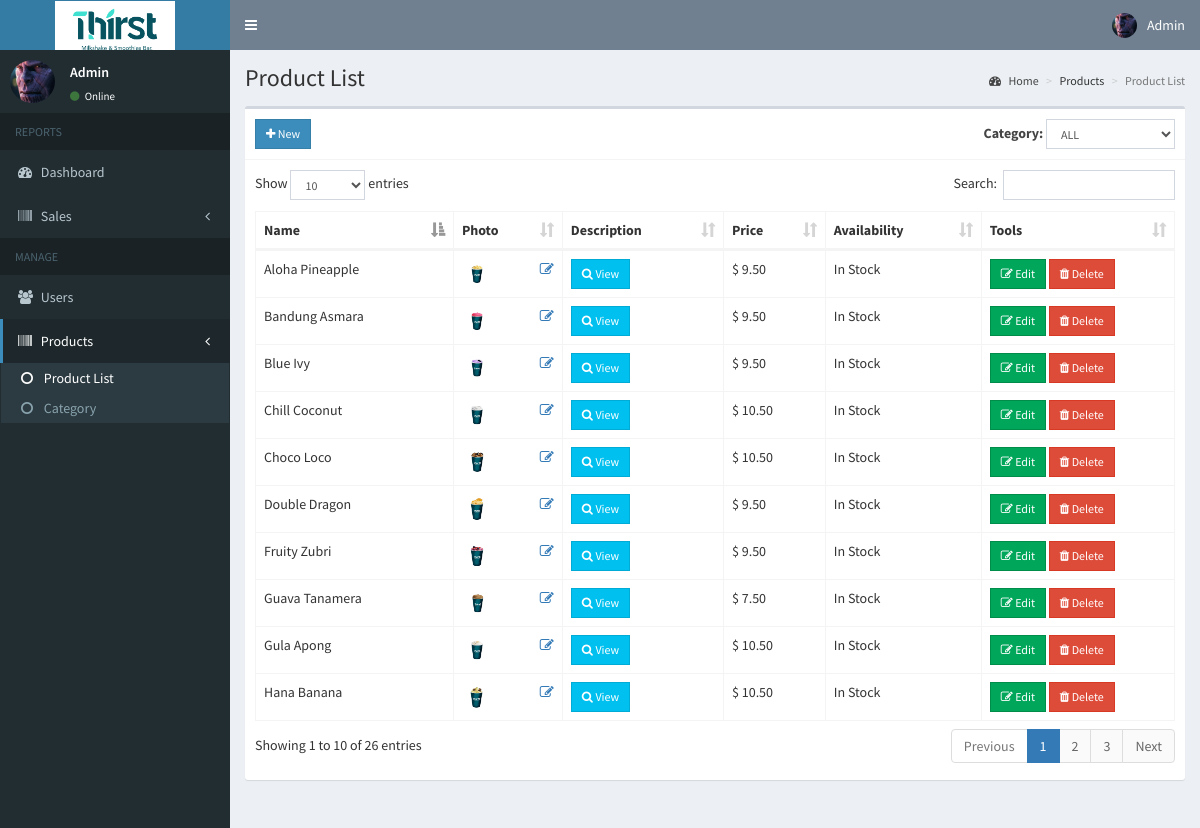
/admin/products.php (signed in), run on the app's committed database.
### tables this page shows
CREATE TABLE `users` (
  `id` int(11) NOT NULL,
  `email` varchar(200) NOT NULL,
  `password` varchar(60) NOT NULL,
  `type` int(1) NOT NULL,
  `firstname` varchar(50) NOT NULL,
  `lastname` varchar(50) NOT NULL,
  `address` text NOT NULL,
  `contact_info` varchar(100) NOT NULL,
  `photo` varchar(200) NOT NULL,
  `reset_code` varchar(15) NOT NULL,
  `created_on` date NOT NULL
);

CREATE TABLE `products` (
  `id` int(8) NOT NULL,
  `name` varchar(255) NOT NULL,
  `cat_id` int(5) NOT NULL,
  `image` text NOT NULL,
  `price` double(10,2) NOT NULL,
  `description` text NOT NULL,
  `avail` int(11) NOT NULL
);

### admin/includes/session.php (called while the page is built, shortened)
<?php
    include '../includes/connect.php';
	$conn = $pdo->open();
	$stmt = $conn->prepare("SELECT * FROM users WHERE id=:id");
	$stmt->execute(['id'=>$_SESSION['admin']]);
	$admin = $stmt->fetch();
?>

### admin/products.php (the view, shortened to what this page needs)
<?php include 'includes/session.php'; ?>
<?php
  $where = '';
?>
<?php include 'includes/header.php'; ?>
<body class="hold-transition skin-blue sidebar-mini">
<div class="wrapper">
  <?php include 'includes/navbar.php'; ?>
  <?php include 'includes/menubar.php'; ?>
  <div class="content-wrapper">
    <section class="content-header">
      <h1>
        Product List
      </h1>
      <ol class="breadcrumb">
        <li><a href="#"><i class="fa fa-dashboard"></i> Home</a></li>
        <li>Products</li>
        <li class="active">Product List</li>
      </ol>
    </section>
    <section class="content">
      <div class="row">
        <div class="col-xs-12">
          <div class="box">
            <div class="box-header with-border">
              <a href="#addnew" data-toggle="modal" class="btn btn-primary btn-sm btn-flat" id="addproduct"><i class="fa fa-plus"></i> New</a>
              <div class="pull-right">
                <form class="form-inline">
                  <div class="form-group">
                    <label>Category: </label>
                    <select class="form-control input-sm" id="select_category">
                      <option value="0">ALL</option>
                    </select>
                  </div>
                </form>
              </div>
            </div>
            <div class="box-body">
              <table id="example1" class="table table-bordered">
                <thead>
                  <th>Name</th>
                  <th>Photo</th>
                  <th>Description</th>
                  <th>Price</th>
                  <th>Availability</th>
                  <th>Tools</th>
                </thead>
                <tbody>
                  <?php
                    $conn = $pdo->open();
                    try{
                      $stmt = $conn->prepare("SELECT * FROM products $where");
                      $stmt->execute();
                      foreach($stmt as $row){
                        if ($row['avail']==1){
                          $avail = "In Stock";
                        }
                        else {
                          $avail = "Out of Stock";
                        }
                        $image = (!empty($row['image'])) ? '../images/'.$row['image'] : '../images/noimage.jpg';
                        echo "
                          <tr>
                            <td>".$row['name']."</td>
                            <td>
                              <img src='".$image."' height='30px' width='30px'>
                              <span class='pull-right'><a href='#edit_photo' class='photo' data-toggle='modal' data-id='".$row['id']."'><i class='fa fa-edit'></i></a></span>
                            </td>
                            <td><a href='#description' data-toggle='modal' class='btn btn-info btn-sm btn-flat desc' data-id='".$row['id']."'><i class='fa fa-search'></i> View</a></td>
                            <td>&#36; ".number_format($row['price'], 2)."</td>
                            <td>".$avail."</td>
                            <td>
                              <button class='btn btn-success btn-sm edit btn-flat' data-id='".$row['id']."'><i class='fa fa-edit'></i> Edit</button>
                              <button class='btn btn-danger btn-sm delete btn-flat' data-id='".$row['id']."'><i class='fa fa-trash'></i> Delete</button>
                            </td>
                          </tr>
                        ";
                      }
                    }
                    catch(PDOException $e){
                      echo $e->getMessage();
                    }
                  ?>
                </tbody>
              </table>
            </div>
          </div>
        </div>
      </div>
    </section>
  </div>
</div>
</body>
</html>

### admin/includes/navbar.php (shortened to what this page needs)
<header class="main-header">
  <a href="home.php" class="logo">
    <span class="logo-lg"><img src="../images/logo.png" width="120px" style="background-color: white"></span>
  </a>
  <nav class="navbar navbar-static-top">
    <a href="#" class="sidebar-toggle" data-toggle="push-menu" role="button">
    </a>
    <div class="navbar-custom-menu">
      <ul class="nav navbar-nav">
        <li class="dropdown user user-menu">
          <a href="#" class="dropdown-toggle" data-toggle="dropdown">
            <img src="<?php echo (!empty($admin['photo'])) ? '../images/'.$admin['photo'] : '../images/profile.jpg'; ?>" class="user-image" alt="User Image">
            <span class="hidden-xs"><?php echo $admin['firstname'].' '.$admin['lastname']; ?></span>
          </a>
        </li>
      </ul>
    </div>
  </nav>
</header>

### admin/includes/menubar.php (shortened to what this page needs)
<aside class="main-sidebar">
  <section class="sidebar">
    <div class="user-panel">
      <div class="pull-left image">
        <img src="<?php echo (!empty($admin['photo'])) ? '../images/'.$admin['photo'] : '../images/profile.jpg'; ?>" class="img-circle" alt="User Image">
      </div>
      <div class="pull-left info">
        <p><?php echo $admin['firstname'].' '.$admin['lastname']; ?></p>
        <a><i class="fa fa-circle text-success"></i> Online</a>
      </div>
    </div>
    <ul class="sidebar-menu" data-widget="tree">
      <li class="header">REPORTS</li>
      <li><a href="home.php"><i class="fa fa-dashboard"></i> <span>Dashboard</span></a></li>
       <li class="treeview">
        <a href="#">
          <i class="fa fa-barcode"></i>
          <span>Sales</span>
          <span class="pull-right-container">
            <i class="fa fa-angle-left pull-right"></i>
          </span>
        </a>
      </li>
      <li class="header">MANAGE</li>
      <li><a href="users.php"><i class="fa fa-users"></i> <span>Users</span></a></li>
      <li class="treeview">
        <a href="#">
          <i class="fa fa-barcode"></i>
          <span>Products</span>
          <span class="pull-right-container">
            <i class="fa fa-angle-left pull-right"></i>
          </span>
        </a>
        <ul class="treeview-menu">
          <li><a href="products.php"><i class="fa fa-circle-o"></i> Product List</a></li>
          <li><a href="category.php"><i class="fa fa-circle-o"></i> Category</a></li>
        </ul>
      </li>
    </ul>
  </section>
</aside>

### data on the page
users: photo (picture), firstname "Admin"
products: name "Guava Tanamera", image (picture), price "7.50", avail "In Stock"
products: name "Bandung Asmara", image (picture), price "9.50", avail "In Stock"
products: name "Aloha Pineapple", image (picture), price "9.50", avail "In Stock"
products: name "Blue Ivy", image (picture), price "9.50", avail "In Stock"
products: name "Double Dragon", image (picture), price "9.50", avail "In Stock"
products: name "Fruity Zubri", image (picture), price "9.50", avail "In Stock"
products: name "Hana Banana", image (picture), price "10.50", avail "In Stock"
products: name "Choco Loco", image (picture), price "10.50", avail "In Stock"
products: name "Gula Apong", image (picture), price "10.50", avail "In Stock"
products: name "Chill Coconut", image (picture), price "10.50", avail "In Stock"
